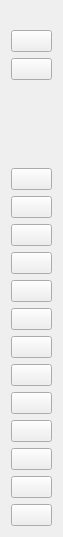
<?xml version="1.0" encoding="UTF-8"?>
<ui version="4.0">
 <class>ToolForm</class>
 <widget class="QWidget" name="ToolForm">
  <property name="geometry">
   <rect>
    <x>0</x>
    <y>0</y>
    <width>63</width>
    <height>537</height>
   </rect>
  </property>
  <property name="windowTitle">
   <string>Tool</string>
  </property>
  <property name="styleSheet">
   <string notr="true"/>
  </property>
  <layout class="QVBoxLayout" name="verticalLayout">
   <property name="topMargin">
    <number>30</number>
   </property>
   <item>
    <widget class="QPushButton" name="groupControlBtn">
     <property name="toolTip">
      <string>group control</string>
     </property>
     <property name="text">
      <string/>
     </property>
    </widget>
   </item>
   <item>
    <widget class="QPushButton" name="fullScreenBtn">
     <property name="toolTip">
      <string>full screen</string>
     </property>
     <property name="text">
      <string/>
     </property>
    </widget>
   </item>
   <item>
    <spacer name="verticalSpacer">
     <property name="orientation">
      <enum>Qt::Vertical</enum>
     </property>
     <property name="sizeHint" stdset="0">
      <size>
       <width>20</width>
       <height>40</height>
      </size>
     </property>
    </spacer>
   </item>
   <item>
    <widget class="QPushButton" name="expandNotifyBtn">
     <property name="toolTip">
      <string>expand notify</string>
     </property>
     <property name="text">
      <string/>
     </property>
    </widget>
   </item>
   <item>
    <widget class="QPushButton" name="touchBtn">
     <property name="toolTip">
      <string>touch switch</string>
     </property>
     <property name="text">
      <string/>
     </property>
    </widget>
   </item>
   <item>
    <widget class="QPushButton" name="openScreenBtn">
     <property name="toolTip">
      <string>open screen</string>
     </property>
     <property name="text">
      <string/>
     </property>
    </widget>
   </item>
   <item>
    <widget class="QPushButton" name="closeScreenBtn">
     <property name="toolTip">
      <string>close screen</string>
     </property>
     <property name="text">
      <string/>
     </property>
    </widget>
   </item>
   <item>
    <widget class="QPushButton" name="powerBtn">
     <property name="toolTip">
      <string>power</string>
     </property>
     <property name="text">
      <string/>
     </property>
    </widget>
   </item>
   <item>
    <widget class="QPushButton" name="volumeUpBtn">
     <property name="toolTip">
      <string>volume up</string>
     </property>
     <property name="text">
      <string/>
     </property>
    </widget>
   </item>
   <item>
    <widget class="QPushButton" name="volumeDownBtn">
     <property name="toolTip">
      <string>volume down</string>
     </property>
     <property name="text">
      <string/>
     </property>
    </widget>
   </item>
   <item>
    <widget class="QPushButton" name="appSwitchBtn">
     <property name="toolTip">
      <string>app switch</string>
     </property>
     <property name="text">
      <string/>
     </property>
    </widget>
   </item>
   <item>
    <widget class="QPushButton" name="menuBtn">
     <property name="toolTip">
      <string>menu</string>
     </property>
     <property name="text">
      <string/>
     </property>
    </widget>
   </item>
   <item>
    <widget class="QPushButton" name="homeBtn">
     <property name="toolTip">
      <string>home</string>
     </property>
     <property name="text">
      <string/>
     </property>
    </widget>
   </item>
   <item>
    <widget class="QPushButton" name="returnBtn">
     <property name="toolTip">
      <string>return</string>
     </property>
     <property name="text">
      <string/>
     </property>
    </widget>
   </item>
   <item>
    <widget class="QPushButton" name="screenShotBtn">
     <property name="toolTip">
      <string>screen shot</string>
     </property>
     <property name="text">
      <string/>
     </property>
    </widget>
   </item>
   <item>
    <widget class="QPushButton" name="keyMapBtn">
     <property name="toolTip">
      <string>keymap editor</string>
     </property>
     <property name="text">
      <string/>
     </property>
    </widget>
   </item>
  </layout>
 </widget>
 <resources/>
 <connections/>
</ui>
